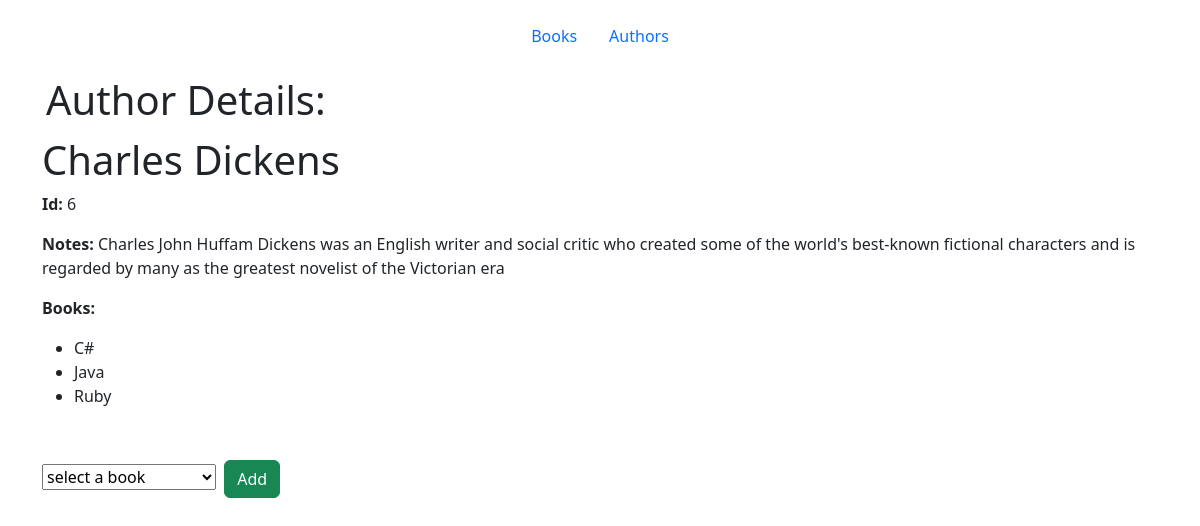
The page /show_author/6 on the database its author committed.
### books_authors_app/models.py (models this page shows)
class Author(models.Model):
    first_name = models.CharField(max_length=255)
    last_name = models.CharField(max_length=255)
    notes = models.TextField(default="")
    books = models.ManyToManyField(Book, related_name="authors")
    created_at = models.DateTimeField(auto_now_add=True)
    updated_at = models.DateTimeField(auto_now=True)

class Book(models.Model):
    title = models.CharField(max_length=255)
    desc = models.TextField()
    created_at = models.DateTimeField(auto_now_add=True)
    updated_at = models.DateTimeField(auto_now=True)

### books_authors_app/views.py (the view)
# urls.py: path('show_author/<int:id>', views.view_author),
def view_author(request, id):
    author = Author.objects.get(id=id)
    context = {
        "author": author,
        "books": Book.objects.exclude(authors__id=id)
    }
    return render(request, 'author_details.html', context)

### books_authors_app/templates/author_details.html (shortened to what this page needs)
<!DOCTYPE html>
<html lang="en">
  <head>
    <link
      href="https://cdn.jsdelivr.net/npm/bootstrap@5.2.0-beta1/dist/css/bootstrap.min.css"
      rel="stylesheet"
    />
  </head>
  <body>
    <ul class="nav justify-content-center p-3">
      <li class="nav-item">
        <a class="nav-link active" href="/">Books</a>
      </li>
      <li class="nav-item">
        <a class="nav-link" href="/authors">Authors</a>
      </li>
    </ul>
    <div class="container">
      <h1 class="p-1">Author Details:</h1>
      <h1>{{author.first_name}} {{author.last_name}}</h1>
      <p><strong>Id: </strong> {{ author.id }}</p>
      <p><strong>Notes: </strong> {{ author.notes }}</p>
      <p><strong>Books: </strong></p>
      {% if author.books.all %}
      <ul>
        {% for book in author.books.all %}
        <li>{{ book.title }}</li>
        {% endfor %}
      </ul>
      {% else %}
      <p>This author doesn't own any book</p>
      {% endif %} {% if books %}
      <form
        action="/authors/{{ author.id }}/assign"
        method="post"
        class="row mt-5"
      >
        <div class="form-group w-25">
          <select name="book_id" class="col-8">
            <option disabled value="0" selected>select a book</option>
          </select>
          <button class="btn btn-success m-1">Add</button>
        </div>
      </form>
      {% endif %}
    </div>
  </body>
</html>

### rows shown on the page
Author: first_name "Charles", last_name "Dickens", id "6", notes "Charles John Huffam Dickens was an English writer and social critic who created some of the world's best-known fictional characters and is regarded by many as the greatest novelist of the Victorian era"
Book: title "C#"
Book: title "Java"
Book: title "Ruby"
